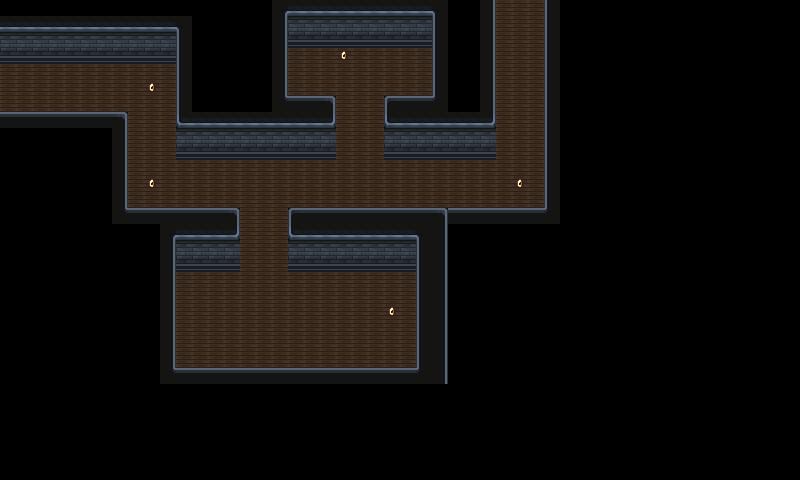

This game map was drawn from its Tiled (.tmx) file and the tilesets committed beside it. A one-line description and the trimmed map source follow:
An orthogonal 50x30 tile map with 16x16 px tiles, 3 tile layers (floor, walls, coins), 5 hidden layers not drawn, 2 tilesets.

<map version="1.10" tiledversion="1.10.2" orientation="orthogonal" renderorder="right-down" width="50" height="30" tilewidth="16" tileheight="16" infinite="0" nextlayerid="10" nextobjectid="1">
 <tileset firstgid="1" source="tileset.tsx" />
 <tileset firstgid="626" source="props.tsx" />
 <layer id="9" name="floor" width="50" height="30">
  <data>[1500 cells, 291 non-empty, 1 distinct tile ids]</data>
 </layer>
 <layer id="1" name="walls" width="50" height="30">
  <data>[1500 cells, 276 non-empty, 14 distinct tile ids]</data>
 </layer>
 <layer id="3" name="top-tiles" width="50" height="30" visible="0">
  <data>[1500 cells, 3 non-empty, 1 distinct tile ids]</data>
 </layer>
 <layer id="4" name="coins" width="50" height="30">
  <data>[1500 cells, 5 non-empty, 1 distinct tile ids]</data>
 </layer>
 <layer id="6" name="keys" width="50" height="30" visible="0">
  <data>[1500 cells, 1 non-empty, 1 distinct tile ids]</data>
 </layer>
 <layer id="7" name="spikes" width="50" height="30" visible="0">
  <data>[1500 cells, 9 non-empty, 2 distinct tile ids]</data>
 </layer>
 <layer id="5" name="floor-light-trap-off" width="50" height="30" visible="0">
  <data>[1500 cells, 14 non-empty, 4 distinct tile ids]</data>
 </layer>
 <layer id="2" name="floor-light-trap-on" width="50" height="30" visible="0">
  <data>[1500 cells, 14 non-empty, 4 distinct tile ids]</data>
 </layer>
</map>
